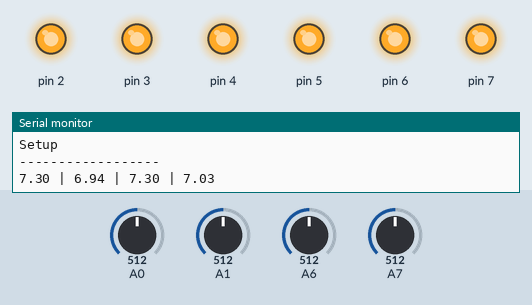
This sketch was run on a simulated Arduino Nano, built with avr-gcc and run on an emulated ATmega328P. On the bench: output pins drawn as LEDs (lit = HIGH), the last lines printed to the serial monitor. The test bench sets the inputs (shaded band); at power-on: A0 = 512, A1 = 512, A6 = 512, A7 = 512.

Above: at 8.7 s.
8.8 s: A0 set to 992
12.1 s: A1 set to 936
14.9 s: A1 set to 953
At 17.2 s:
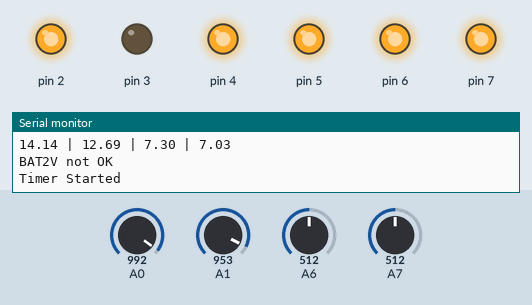
18.4 s: A1 set to 716
At 21.9 s:
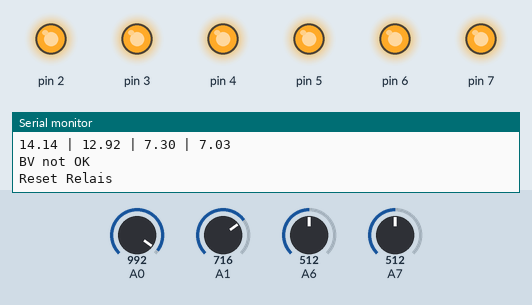
22.6 s: A0 set to 716
Timing chart, 0 to 25.6 s (numbered marks = the images above; inputs shaded):
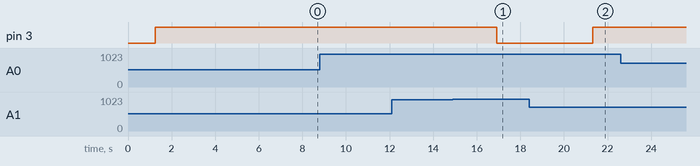

The sketch:

main.ino
```cpp
#include "voltage_transformer.h"
#include "relais.h"
#include "timer.h"
#define DEBUG

//Globale variables
//Voltage Transformer
VoltageTransformer IV(A0,900, 469);          //Ignitionvoltate IV
VoltageTransformer BV(A1,815, 459);          //Boardvoltage BV
VoltageTransformer BAT2V(A6,900, 469);       //Battery 2 voltate BAT2V
VoltageTransformer CAPV(A7, 850, 469);       //Capacitorvoltate CAPV
//Relais
Relais BAT2V_CAPV(2);                         //Connection Battery 2 to Capacitor
Relais BV_BAT2V(3);                           //Connection Boardvoltage to Battery 2
Relais BAT2V_PS(4);                           //Connection Battery 2 to PowerSupply
Relais CAP(5);                                //Ref Voltage for AMP
Relais AMP(6);                                //Ref Voltage for AMP
Relais LoadLamp(7);                           //Lamp to load the CAP
//Timer
Timer T_BAT2(uint32_t(600000));               //Timer to load BAT2 within 10 Minutes
Timer T_Ignition(uint32_t(20000));            //Timer to deactivate all after ignition is off

void setup() {
  // put your setup code here, to run once:
  #ifdef DEBUG
    Serial.begin(9600);
    Serial.println("Setup");
  #endif
  //Initialize voltage transformer
  IV.init();
  BV.init();
  BAT2V.init();
  CAPV.init();
  //Initialize relais
  BAT2V_CAPV.init();
  BV_BAT2V.init();
  BAT2V_PS.init();
  CAP.init();
  AMP.init();
  LoadLamp.init();
  //Initialize timer
  T_BAT2.init();
  T_Ignition.init();
}

void loop() {
  #ifdef DEBUG
    Serial.println("------------------");
    printVoltages();
    delay(100);
  #endif
  // put your main code here, to run repeatedly:
  T_BAT2.update();
  T_Ignition.update();
  checkIgnition();
}

#ifdef DEBUG
  void printVoltages() {
    //Serial.print("PIN");
    //Serial.print(" | ");
    //Serial.print("R1  ");
    //Serial.print(" | ");
    //Serial.print("R2  ");
    //Serial.print(" | ");
    //Serial.print("Read");
    //Serial.print(" | ");
    //Serial.print("Fac");
    //Serial.print(" | ");
    //Serial.print("Volt");
    //Serial.println();
    //uint16_t t1 = IV.getRaw();
    //uint16_t t2 = BV.getRaw();
    //delay(500);
    Serial.print(IV.get());
    Serial.print(" | ");
    Serial.print(BV.get());
    Serial.print(" | ");
    Serial.print(BAT2V.get());
    Serial.print(" | ");
    Serial.print(CAPV.get());
    Serial.println();
    delay(3000);
  }
#endif

void checkIgnition() {
  if(IV.get() > 10.5) { //Check if Ignition is turned on
    checkup();
    T_Ignition.reset();
  } else if (!T_Ignition.isStartet()) {
    #ifdef DEBUG
      Serial.println("Timer Started Ignition");
    #endif
    T_Ignition.start();
  } else if (T_Ignition.isFinished()){
    #ifdef DEBUG
      Serial.println("Timer Finished Ignition");
    #endif
    resetRelais();
    #ifdef DEBUG
      Serial.println("Timer Reset Ignition");
    #endif
    T_Ignition.reset();
  }
}

void checkup(){
  if ((BV.get() < 12.8)) { //Check if Engine is running -> voltage around 14.2V estimated
    // Do if engine is not running
    #ifdef DEBUG
      Serial.println("BV not OK");
    #endif
    delay(50);
    goto reset;
  }
  if ((BAT2V.get() < 11)) { //Check if BAT2 is loaded enought (min 11.5V)
    // Do if BAT2 is too empty
    #ifdef DEBUG
      Serial.println("BAT2V not OK");
    #endif
    if (!T_BAT2.isStartet()) {
      #ifdef DEBUG
        Serial.println("Timer Started");
      #endif
      BV_BAT2V.on();
      T_BAT2.start();
      goto end;
    }
  }
  if (T_BAT2.isStartet()) { //Check if Timer for BAT2 is startet
    #ifdef DEBUG
      Serial.println("Check Timer");
    #endif
    if (T_BAT2.isFinished()) {
      #ifdef DEBUG
        Serial.println("Timer Finished");
      #endif
      BV_BAT2V.off();
      #ifdef DEBUG
        Serial.println("Timer Reset");
      #endif
      T_BAT2.reset();
    }
    goto end;
  }
  BV_BAT2V.on();
  BAT2V_PS.on();
  CAP.on();
  if ((CAPV.get() < 10.5)) { //Check if CAP is loaded enought (min 11.5V)
    // Do if CAP is too empty
    #ifdef DEBUG
      Serial.println("CAPV not OK");
    #endif
    //ERROR somehow: sound? led?
    //Later: load CAP
    if (!LoadLamp.get()) {
      #ifdef DEBUG
        Serial.println("LoadLamp on");
      #endif
      LoadLamp.on();
    }
    goto end;
  } else if (LoadLamp.get()) {
      #ifdef DEBUG
        Serial.println("LoadLamp off");
      #endif
    LoadLamp.off();
  }
  BAT2V_CAPV.on();
  AMP.on();
  #ifdef DEBUG
    Serial.println("AMP on");
  #endif
  goto end;
  reset:
  resetRelais();
  end:
  #ifdef DEBUG
    Serial.println("END");
  #endif
  ;
}

void resetRelais() {
  #ifdef DEBUG
    Serial.println("Reset Relais");
  #endif
  LoadLamp.off();
  AMP.off();
  CAP.off();
  BAT2V_CAPV.off();
  BV_BAT2V.off();
  BAT2V_PS.off();
  //The system should shutdown if ignition is off, because no power

}
```

relais.h
```cpp
namespace  {
  class Relais {
    private:
      uint8_t m_pin;
      bool m_state;
      void update(){
        digitalWrite(m_pin, !m_state);
        delay(1250);
      }
    public:
      Relais(uint8_t pin){
        this->m_pin = pin;
        //init();
      }
      void init(){
        pinMode(m_pin, OUTPUT);
        m_state = 0;
        update();
      }
      void on(){
        if (!m_state) {
          m_state = 1;
          update();
        }
      }
      void off(){
        if (m_state) {
          m_state = 0;
          update();
        }
      }
      bool get(){
        return m_state;
      }
  };
};
```

timer.h
```cpp
namespace  {
  class Timer {
    private:
      uint32_t m_start;
      uint32_t m_duration;
      bool m_isStarted;
      bool m_isFinished;
    public:
      Timer(uint32_t duration) {
        this->m_duration = duration;
        //init();
      }
      void init() {
        m_isStarted = 0;
        m_isFinished = 0;
      }
      void start() {
        m_isStarted = 1;
        m_isFinished = 0;
        m_start = millis();
      }
      void update() {
        if (m_isStarted) {
          if (millis() > (m_start + m_duration)) {
            m_isFinished = 1;
          }
        }
      }
      void reset() {
        init();
      }
      bool isStartet() {
        return m_isStarted;
      }
      bool isFinished() {
        return m_isFinished;
      }
  };
};
```

voltage_transformer.h
```cpp
#include "Arduino.h"
#include "HardwareSerial.h"
namespace {
  class VoltageTransformer {
    private:
      uint8_t m_pin;
      uint16_t m_r1;          //Resistor in kOhms, 0...65535
      uint16_t m_r2;          //Resistor in kOhms, 0...65535
      uint16_t m_reading;     //Raw value from ADC 0...1023
      float m_factor;         //Factor to calculate Voltage = factor * reading
      float m_voltage;        //Calculated Voltage
      void update(){ //Reads m_pin and calculates m_voltage
        m_reading = analogRead(m_pin);
        m_reading = analogRead(m_pin);
        m_voltage = float(m_reading) * m_factor;
      }
    public:
      VoltageTransformer(uint8_t pin, uint16_t r1, uint16_t r2) {
        this->m_pin = pin;
        this->m_r1 = r1;
        this->m_r2 = r2;
        //init();
      }
      void init(){ //Set pinmode, calculate m_factor and update
        //pinMode(m_pin, INPUT);
        m_factor = float(5) / float(1024) * float(m_r1+m_r2) / float(m_r2); //Max 5V on pin, 10-Bit converter -> 5V/2^10 ~ 0.0049 V/Unit
        update();
      }
      float get() { //Updates and returns m_voltage
        update();
        return m_voltage;
      }
  };
};
```

Measured:
- the behaviour switches between 944 and 945 on A1 (found by bisection; images 0 and 1)
- after the input at 14.9 s, pin 3: HIGH → LOW after 2.0 s
- after the input at 18.4 s, pin 3: LOW → HIGH after 2.9 s
